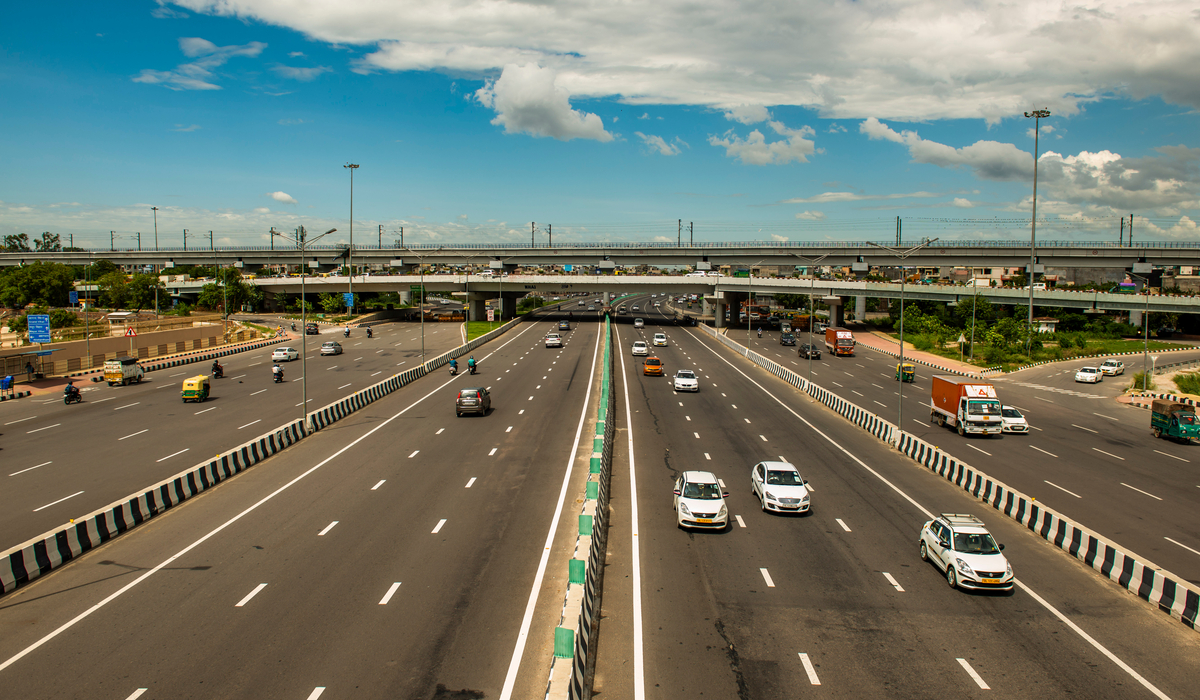
#> input picture Resources/Photos/road.jpg, 1200 x 700 px
$ jupyter execute hough-transform.ipynb
#> lines starting #> are read from the running program, lines starting #| are printed output that depends on the picture; after the words box and inside, x2 and y2 are one past the last pixel; in counts of white or black regions, pixels touching at a corner belong together
A line can be represented as $y = mx+c$, in parametric form the same line can be represented by $\rho = xcos\theta + ysin\theta$ where $\rho$ is the perpendicular distance of the line from the origin and $\theta$ is the angle formed from the horizontal axis and the perpendicular line in counter-clockwise direction

[cell 1]
import cv2
import matplotlib.pyplot as plt
import numpy as np

img = cv2.imread('../Resources/Photos/road.jpg')
#> img is the input picture: shape (700, 1200, 3); mean B, G, R 106.5, 120.1, 114.9
rgb = cv2.cvtColor(img,cv2.COLOR_BGR2RGB)
plt.imshow(rgb)
plt.show()
# gray = cv2.cvtColor(rgb,cv2.COLOR_RGB2GRAY)

# plt.imshow(gray)
# plt.show()

[cell 2]
rgb = cv2.cvtColor(img,cv2.COLOR_BGR2RGB)
gray = cv2.cvtColor(rgb,cv2.COLOR_BGR2GRAY)
edges = cv2.Canny(gray,220,255,apertureSize = 3)
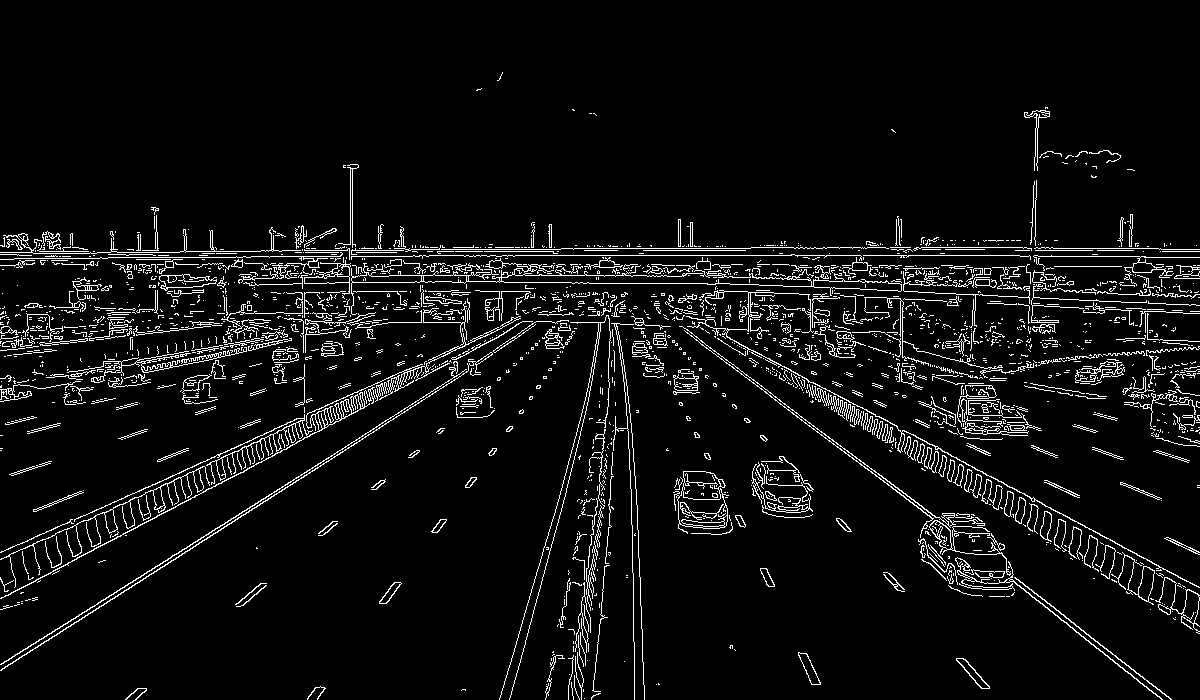
#> edges: shape (700, 1200); 5.9% white in thin lines or dots, all inside (x1, y1, x2, y2) = (0, 72, 1200, 700)
plt.imshow(edges)
plt.show()
houghValues = cv2.HoughLines(edges,1,np.pi/180,200)
#> houghValues = 222 rows, first 8: [255, 1.57], [248, 1.57], [250, 1.57], [275, 1.57], [243, 1.62], [251, 1.61], [563, 1.01], [-44, 2.06]

for line in houghValues:
    rho,theta = line[0]
    #  a=cos(theta), b= sin(theta)
    a = np.cos(theta)
    b = np.sin(theta)
    x0 = a*rho
    y0 = b*rho
    x1 = int(x0 + 1000*(-b))
    y1 = int(y0 + 1000*(a))
    x2 = int(x0 - 1000*(-b))
    y2 = int(y0 - 1000*(a))
    cv2.line(rgb,(x1,y1),(x2,y2),(0,0,255),2)
#> this loop made 222 passes
#> (rho, theta, a, b, x0, y0, x1, y1) on passes 1 to 3: (255, 1.57, -4.37e-08, 1, -1.11e-05, 255, -1000, 254), (248, 1.57, -4.37e-08, 1, -1.08e-05, 248, -1000, 247), (250, 1.57, -4.37e-08, 1, -1.09e-05, 250, -1000, 249)
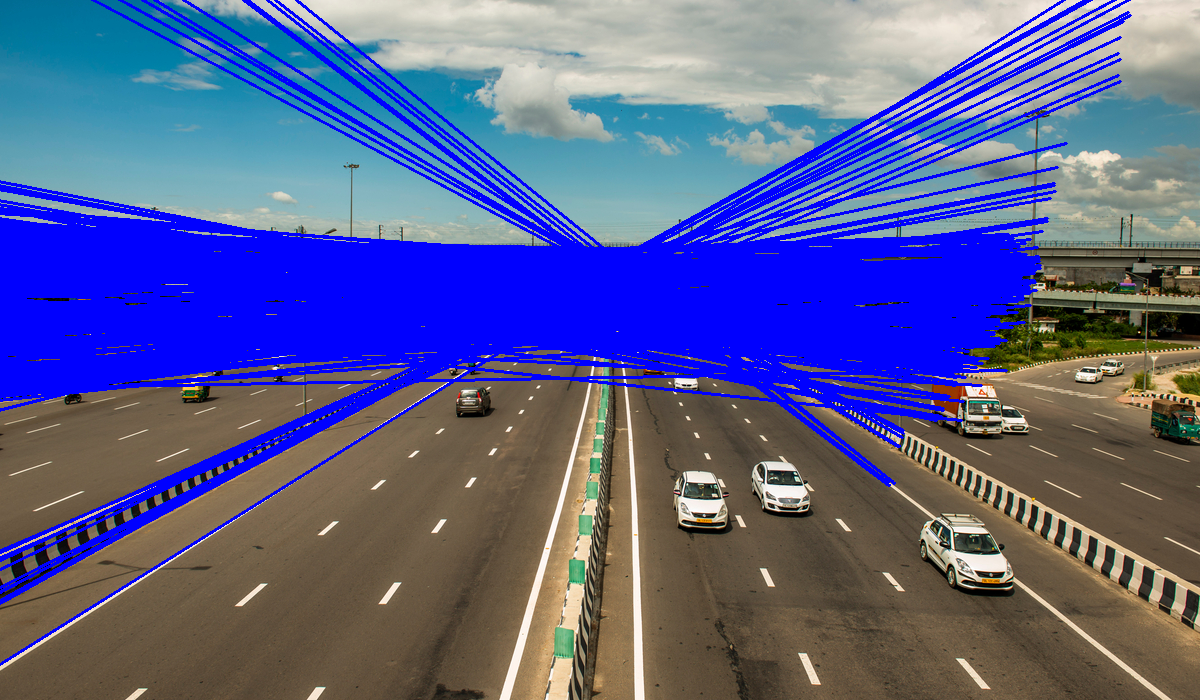
#> rgb: shape (700, 1200, 3); mean R, G, B 89.5, 94.5, 145

plt.imshow(rgb)
plt.show()

probabilistic hough lines : . Probabilistic Hough Transform is an optimization of the Hough Transform we saw. It doesn't take all the points into consideration. Instead, it takes only a random subset of points which is sufficient for line detection. We just have to decrease the threshold.

- minLineLength - Minimum length of line. Line segments shorter than this are rejected.
- maxLineGap - Maximum allowed gap between line segments to treat them as a single line.

[cell 3]
rgb = cv2.cvtColor(img,cv2.COLOR_BGR2RGB)
gray = cv2.cvtColor(rgb,cv2.COLOR_BGR2GRAY)
edges = cv2.Canny(gray,220,255,apertureSize = 3)
plt.imshow(edges)
plt.show()

pHoughLines = cv2.HoughLinesP(edges,1,np.pi/180,50,10,50)
#> pHoughLines = 23 rows, first 6: [515, 255, 791, 255], [1053, 248, 1158, 248], [0, 664, 120, 589], [5, 596, 69, 562], [126, 590, 215, 532], [643, 250, 745, 250]
for line in pHoughLines:
    x1,y1,x2,y2 = line[0]
    cv2.line(rgb,(x1,y1),(x2,y2),(0,0,255),2)
#> this loop made 23 passes
#> (x1, y1, x2, y2) on passes 1 to 12: (515, 255, 791, 255), (1053, 248, 1158, 248), (0, 664, 120, 589), (5, 596, 69, 562), (126, 590, 215, 532), (643, 250, 745, 250), (326, 459, 392, 416), (1012, 581, 1076, 631), (1047, 506, 1122, 546), (441, 249, 560, 249), (1038, 256, 1139, 256), (626, 283, 707, 283)
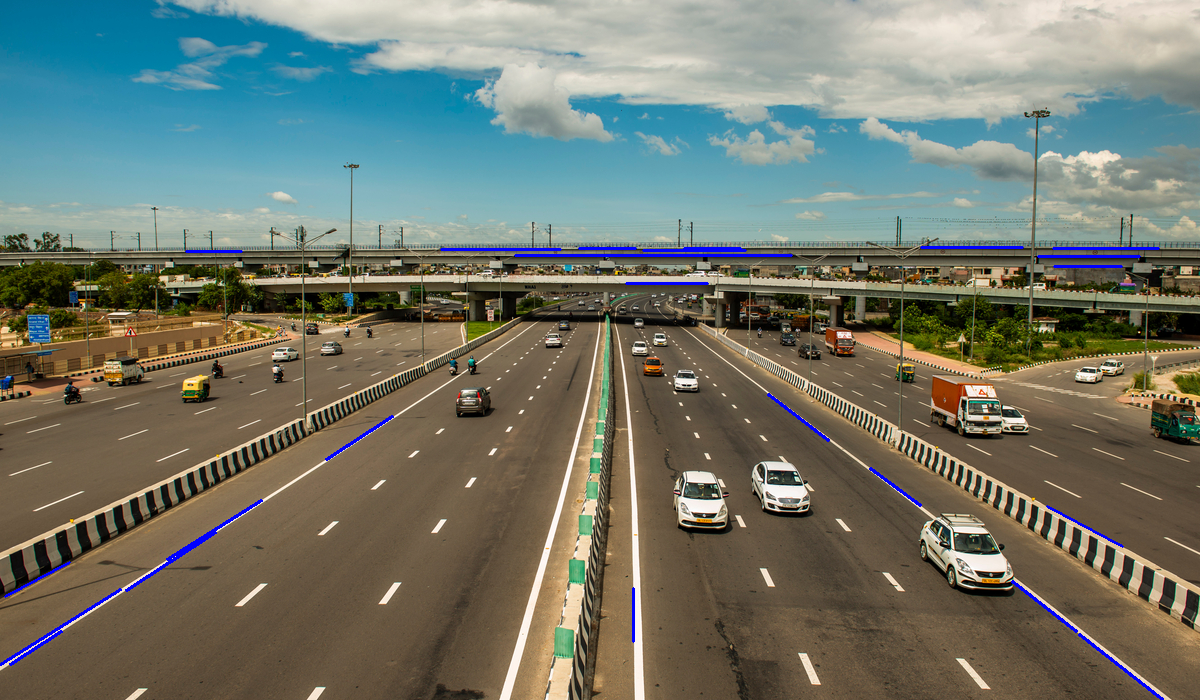
#> rgb: shape (700, 1200, 3); mean R, G, B 113.9, 119.1, 107.7

plt.imshow(rgb)
plt.show()

**Detection Method**: OpenCV has an advanced implementation, HOUGH_GRADIENT, which uses gradient of the edges instead of filling up the entire 3D accumulator matrix, thereby speeding up the process.<br/>
**dp**: This is the ratio of the resolution of original image to the accumulator matrix.<br/>
**minDist**: This parameter controls the minimum distance between detected circles.<br/>
**Param1**: Canny edge detection requires two parameters — minVal and maxVal. Param1 is the higher threshold of the two. The second one is set as Param1/2.<br/>
**Param2**: This is the accumulator threshold for the candidate detected circles. By increasing this threshold value, we can ensure that only the best circles, corresponding to larger accumulator values, are returned.<br/>
**minRadius**: Minimum circle radius.<br/>
**maxRadius**: Maximum circle radius.<br/>

[cell 4]
img_coin = cv2.imread('../Resources/Photos/coins.jpg')
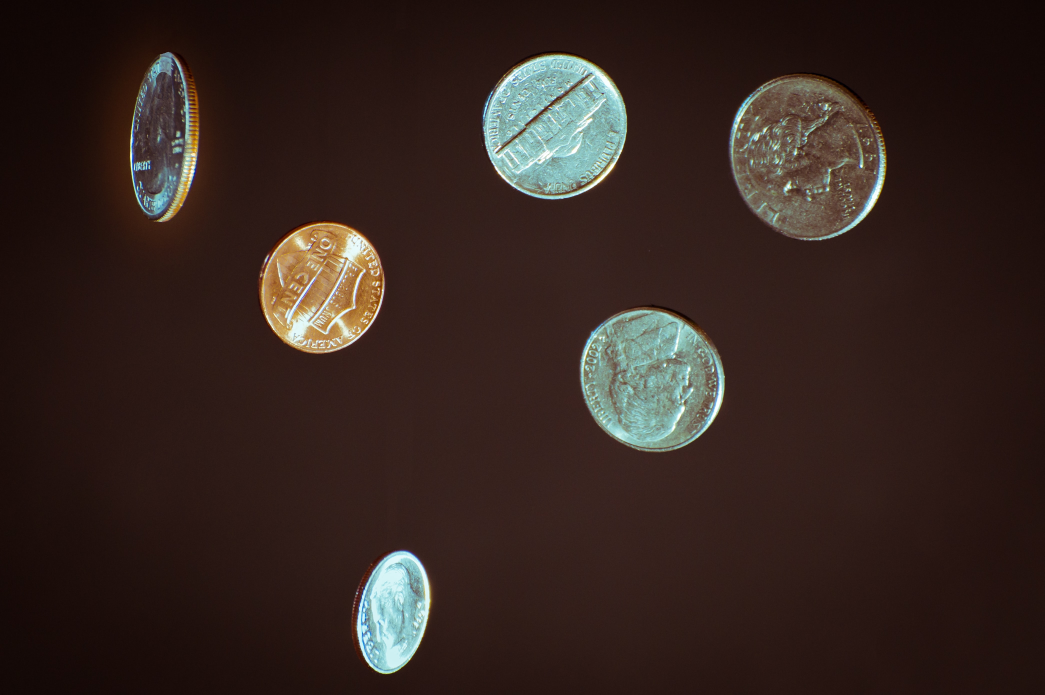
#> input picture Resources/Photos/coins.jpg, 4178 x 2780 px (shown at 1/4 size)
#> img_coin is the input picture: shape (2780, 4178, 3); mean B, G, R 32.2, 37.4, 52.5
# print(img_coin.shape)
# img_coin = cv2.resize(img_coin,)
rgb_coin = cv2.cvtColor(img_coin,cv2.COLOR_BGR2RGB)

gray_coin = cv2.cvtColor(rgb_coin,cv2.COLOR_RGB2GRAY)
canny_coin = cv2.Canny(gray_coin,100,255,apertureSize=3)
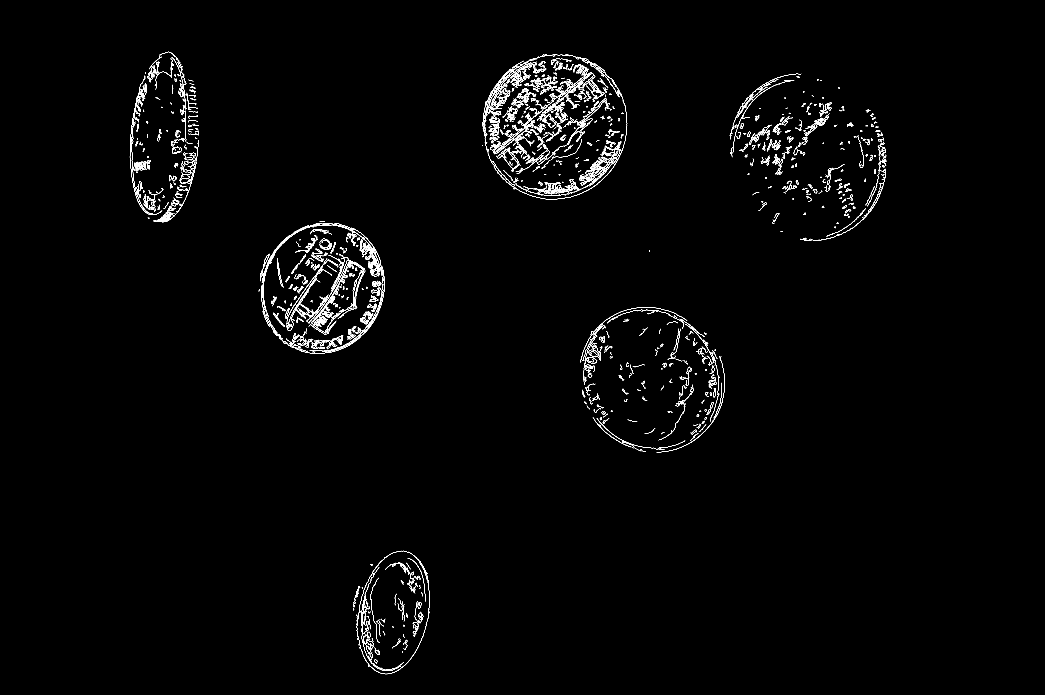
#> canny_coin: shape (2780, 4178) (shown at 1/4 size); 0.82% white in thin lines or dots, all inside (x1, y1, x2, y2) = (519, 207, 3546, 2697)

houghCircles = cv2.HoughCircles(gray_coin,cv2.HOUGH_GRADIENT,10,1000,param1 = 100,param2 = 50,minRadius = 200,maxRadius=500)
#> houghCircles = [[2195, 495, 249], [1285, 1145, 246], [2605, 1525, 273], [3225, 615, 302], [295, 515, 494], [1475, 2425, 212]]
if houghCircles is not None:
    houghCircles = np.uint16(np.around(houghCircles))
    for circle in houghCircles[0,:]:
        cv2.circle(rgb_coin,(circle[0],circle[1]),circle[2],(255,0,0),10)
#> this loop made 6 passes

plt.imshow(rgb_coin)
plt.show()
